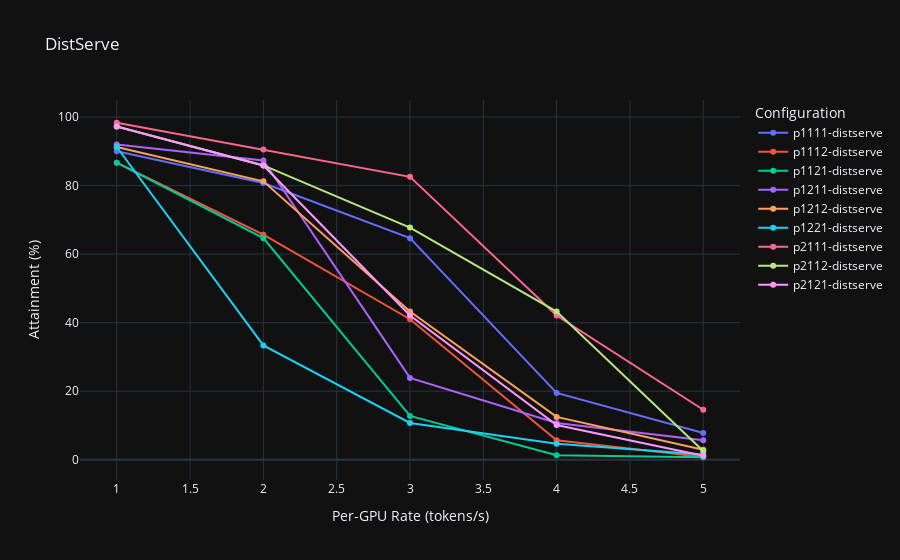

Write notebook code for a chart like this one.
### Code cell
# Plot the `figure_11_distserve_high`for some configurations
# tp_prefill = 1, pp_prefill = 1, tp_decode = 1, pp_decode = 1
# x-axis: rate
# y-axis: attainment
# find all combination of tp_prefill, pp_prefill, tp_decode, pp_decode
import plotly.graph_objects as go

fig = go.Figure()
configs = figure_11_distserve_high[['tp_prefill', 'pp_prefill', 'tp_decode', 'pp_decode']].drop_duplicates()
df = figure_11_distserve_high

for tp_prefill, pp_prefill, tp_decode, pp_decode in configs.values:
    config_df = df[
        (df['tp_prefill'] == tp_prefill) & (df['pp_prefill'] == pp_prefill) &
        (df['tp_decode'] == tp_decode) & (df['pp_decode'] == pp_decode)
        ]
    # plot this inside a plotly plot
    fig.add_trace(go.Scatter(
        x=config_df['per_gpu_rate'], y=config_df['attainment'],
        mode='lines+markers', name=f"p{tp_prefill}{pp_prefill}{tp_decode}{pp_decode}-distserve"
    ))

# fig add title
fig.update_layout(
    title="DistServe",
    xaxis_title="Per-GPU Rate (tokens/s)",
    yaxis_title="Attainment (%)",
    legend_title="Configuration"
)

# Export to html
fig.write_html("visual/figure_11_distserve_high.html")
if is_notebook_mode:
    fig.show()

### Figure 1 — Plotly figure (JSON) as saved in the notebook; plotly's stock layout.template omitted (floating-point values rounded to 4 significant figures)
{"data": [{"mode": "lines+markers", "name": "p1111-distserve", "x": [1.0, 2.0, 3.0, 4.0, 5.0], "y": [90.0, 80.75, 64.67, 19.5, 7.8], "type": "scatter"}, {"mode": "lines+markers", "name": "p1112-distserve", "x": [1.0, 2.0, 3.0, 4.0, 5.0], "y": [86.67, 65.67, 41.0, 5.667, 0.8], "type": "scatter"}, {"mode": "lines+markers", "name": "p1121-distserve", "x": [1.0, 2.0, 3.0, 4.0, 5.0], "y": [86.67, 64.67, 12.78, 1.333, 0.7333], "type": "scatter"}, {"mode": "lines+markers", "name": "p1211-distserve", "x": [1.0, 2.0, 3.0, 4.0, 5.0], "y": [92.0, 87.33, 23.89, 10.75, 5.667], "type": "scatter"}, {"mode": "lines+markers", "name": "p1212-distserve", "x": [1.0, 2.0, 3.0, 4.0, 5.0], "y": [91.25, 81.25, 43.25, 12.5, 2.95], "type": "scatter"}, {"mode": "lines+markers", "name": "p1221-distserve", "x": [1.0, 2.0, 3.0, 4.0, 5.0], "y": [91.25, 33.38, 10.75, 4.688, 1.5], "type": "scatter"}, {"mode": "lines+markers", "name": "p2111-distserve", "x": [1.0, 2.0, 3.0, 4.0, 5.0], "y": [98.33, 90.5, 82.56, 42.08, 14.6], "type": "scatter"}, {"mode": "lines+markers", "name": "p2112-distserve", "x": [1.0, 2.0, 3.0, 4.0, 5.0], "y": [97.25, 85.88, 67.75, 43.25, 2.55], "type": "scatter"}, {"mode": "lines+markers", "name": "p2121-distserve", "x": [1.0, 2.0, 3.0, 4.0, 5.0], "y": [97.25, 85.88, 42.08, 10.12, 1.2], "type": "scatter"}], "layout": {"title": {"text": "DistServe"}, "xaxis": {"title": {"text": "Per-GPU Rate (tokens/s)"}}, "yaxis": {"title": {"text": "Attainment (%)"}}, "legend": {"title": {"text": "Configuration"}}}}
